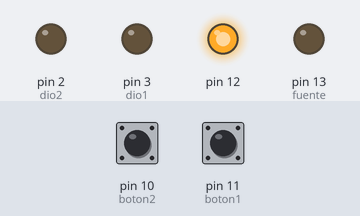
This sketch was run on a simulated Arduino Uno, built with avr-gcc and run on an emulated ATmega328P. Parts: output pins drawn as LEDs (lit = HIGH). The test bench sets the inputs (shaded band); at power-on: pin 10 (boton2) HIGH, pin 11 (boton1) HIGH.

Above: at 1.2 s.
1.3 s: pin 10 (boton2) pulled LOW for 0.15 s
At 1.7 s:
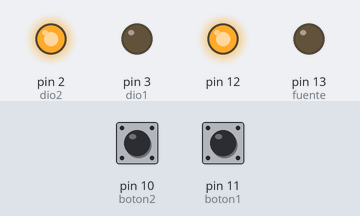
4.4 s: pin 11 (boton1) pulled LOW for 0.15 s
At 4.7 s:
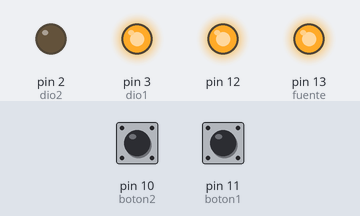
7.5 s: pin 11 (boton1) pulled LOW for 1 s
At 11.9 s:
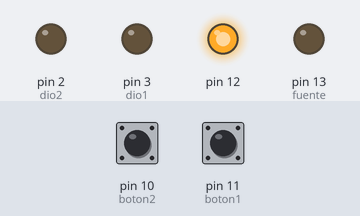
Timing chart, 0 to 13.4 s (numbered marks = the images above; inputs shaded):
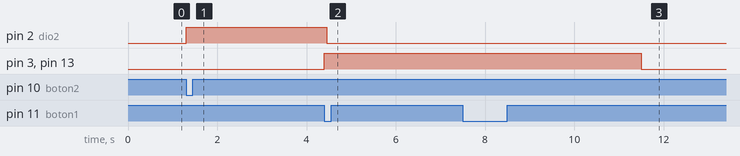

The sketch:

arduinoYolo420.ino
```cpp
int boton1 = 11;
int boton2 = 10;
int dio1 = 3;
int dio2 = 2;
int fuente = 13; //la fuente
unsigned long old1 = 0;
unsigned long old2 = 0;
unsigned long actual1 = 0;
unsigned long actual2 = 0;
unsigned long tiempo = 3000;

void setup() {
  // put your setup code here, to run once:

//  pinMode(12, OUTPUT);
  pinMode(boton2, INPUT);
  pinMode(boton1, INPUT);
  pinMode(dio1, OUTPUT);
  pinMode(dio2, OUTPUT);
  pinMode(LED_BUILTIN, OUTPUT);
  pinMode(fuente,OUTPUT);
  pinMode(12, OUTPUT);
  digitalWrite(fuente,HIGH);
  digitalWrite(LED_BUILTIN, LOW);
  digitalWrite(12,HIGH);
  digitalWrite(3,LOW);
  digitalWrite(2,LOW);
}


void loop() {


  //digitalWrite(2,HIGH);
  //delay(3000);

  actual1 = millis();
  if(actual1-old1  >tiempo) {
    digitalWrite(3,LOW);
    digitalWrite(LED_BUILTIN, LOW);
  }
  if(digitalRead(boton1) == LOW) {
    digitalWrite(3,HIGH);
    digitalWrite(LED_BUILTIN, HIGH);
    old1 = millis();
  }

  actual2 = millis();
  if(actual2-old2  >tiempo) {
    digitalWrite(dio2,LOW);
  }
  if(digitalRead(boton2) == LOW) {
    digitalWrite(dio2,HIGH);
    old2 = millis();
  }

}
```

Measured:
- after the input at 1.3 s, pin 2 (dio2): LOW → HIGH at once
- after the input at 4.4 s, pin 3 (dio1), pin 13 (fuente): LOW → HIGH at once
- after the input at 7.5 s, pin 3 (dio1), pin 13 (fuente): HIGH → LOW after 4.0 s instead of 0.05 s
